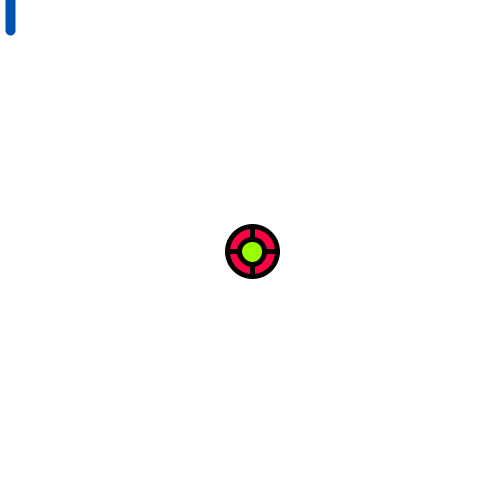
Frame 1 (no input)
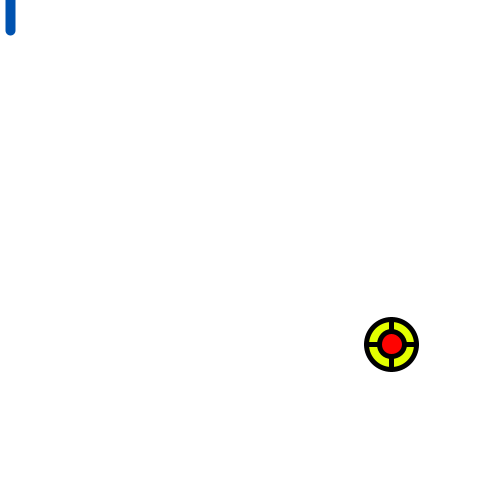
Frame 60 (the mouse pressed at the canvas centre just before this capture)
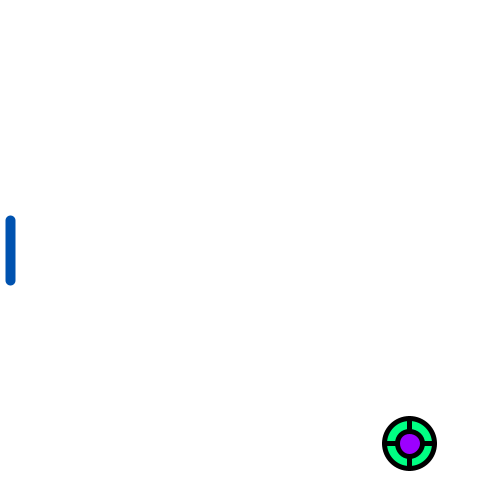
Frame 120 (the mouse held since frame 60 and released just before this capture)

The Processing sketch that drew these frames (run headless with seeded random() and noise(); from frame 60 on, the mouse is pressed at the canvas centre):

// Processing sketch: pong1
// ── pong1.pde
Ball b1;        //Variable to reference a Ball object
Paddle pad;     //Paddle Object
boolean playOn; //Value is true if the game is continue
int score;      //Score displayerd at the end of game

void setup()
{
  size(500, 500);
  colorMode(HSB);    //Use hue/saturation/brightness color mode
  background(255);

  b1 = new Ball(random(1, 3), random(1, 3), 50);
  playOn = true;
  score = 0;

  pad = new Paddle();
}

void draw()
{
  background(255);

  if (playOn)
    if  (b1.moveLogo(pad))
    {
      b1.displayLogo();
      pad.move();
      pad.display();
    } else
    {
      playOn = false;
      score = frameCount;
    } else
  {
    fill(175,255,255);
    textSize(32);
    text("Game Over! Score =" + score, 50, 200);
  }
}

// ── Ball.pde
/* Ball class - by Pusheen
 Implements a ball suitable for pong
 */

class Ball
{
  // Attributes, aka class variables, instant variables, properties
  float xloc;
  float yloc;
  float xVal;
  float yVal;
  float accel;  //Acceleration factor ot make ball speed up
  float diam;   //Diameter of the Ball
  float rad;
  float oHue;   //Hue value of the outer circle of the logo
  float iHue;   //Hue value of the inner circle of the logo

  //Constructor for the Ball class
  Ball(float xV, float yV, float di)
  {
    xloc = width/2;
    yloc = height/2;
    xVal = xV; // start moving to the right
    yVal = yV; //
    accel = 1.001;
    diam = di;
    rad = diam/2;
    oHue = random(0,255);
    iHue = random(0,255);
  }
  
  //methods for the ball class
  //Code to move the logo each frame of the animation
  //Parameter is the paddle object, needed for collision detection
  //Returns true if the Game is not Over (play On), false if game over
  boolean moveLogo(Paddle pad)
{
  xVal = xVal * accel;         //Accelarate in x dimension only
  xloc = xloc + xVal;          //Move in X dimension
  if (xloc > width-rad)
  {
      xVal = xVal * -1;
  }
  else if (pad.collide(this))  //Bounce off of the paddle
  {
    xVal = xVal * -1;
  }
  else if (xloc < rad)  //Game Over
  {
    //xVal = xVal * -1;
    return false;
  }
  
  yVal = yVal * accel;         //Accelarate in y dimension only
  yloc = yloc + yVal;
  if (yloc > height-rad)
  {
      yVal = yVal * -1;
  }
  else if (yloc < rad)
  {
    yVal = yVal * -1;
  }
  
  return true;     //If game is not over, return true
  //xloc = xloc + random(-10, 10);
  //yloc = yloc + random(-10, 10);
}

void displayLogo()
{
  strokeWeight(5);
  stroke(0);
  oHue = oHue +1;
  if (oHue > 255)
  {
    oHue = 0;
  }
  
  iHue = iHue -1;
  if (iHue < 0)
  {
    iHue = 255;
  }
  //println(oHue);
  fill(oHue, 255, 255);
  ellipse(xloc, yloc, diam, diam);
  line(xloc-rad, yloc, xloc+rad, yloc);
  line(xloc, yloc-rad, xloc, yloc+rad);
  fill(iHue , 255, 255);
  ellipse(xloc, yloc, rad, rad);
}
}

// ── Paddle.pde
/* Paddle class - by HugeTummyPusheen
*/

class Paddle
{
  // Attribues
  float xLoc;     //X and Y locations
  float yLoc;
  float halfLeng; //half the length of the paddle

  //Constructor
  Paddle()
  {
    xLoc = 10;          //Always 10 pixels right of left wall
    yLoc = height / 2;
    halfLeng = 30;      // Total length of paddle is 60 (30*2)
  }

  //Methods
  void move()
  {
    yLoc = mouseY;        //Move with mouse in Y dimension
  }

  boolean collide(Ball b)
  {
   if (b.xloc < this.xLoc + b.rad &&  //Wall close enught to paddle
   b.yloc > this.yLoc-halfLeng &&     //and below the upper end of paddle
   b.yloc < this.yLoc+halfLeng)       //and above the lower end of paddle
   {
     return true;
   }
   else
   {
     return false;
   }
  }
  void display()
  {
    strokeWeight(10);
    stroke(150, 255, 175);
    line(xLoc, yLoc-halfLeng, xLoc, yLoc+halfLeng);
  }
}
